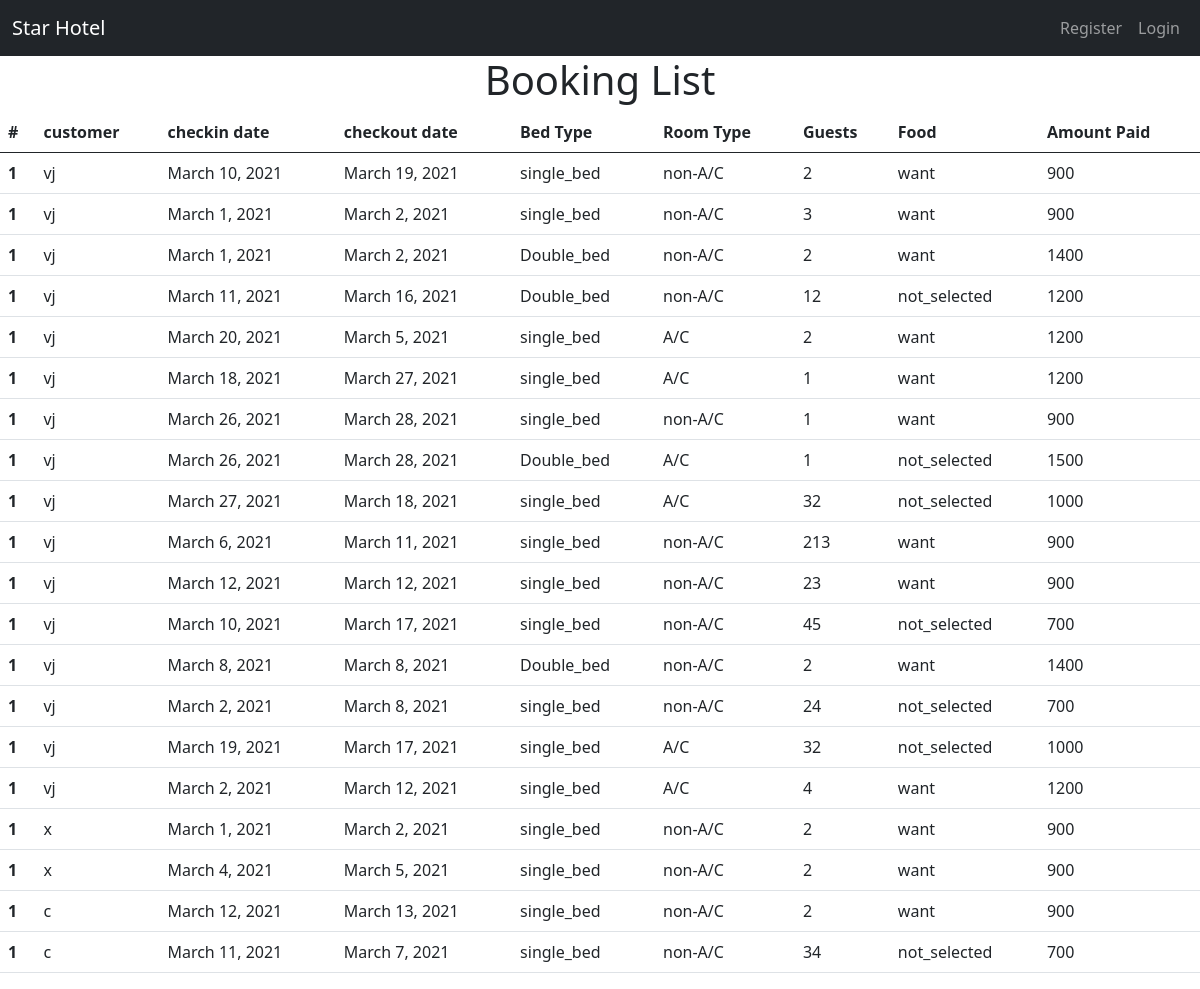
/account/booking-list/, run on an earlier commit of the app's database.
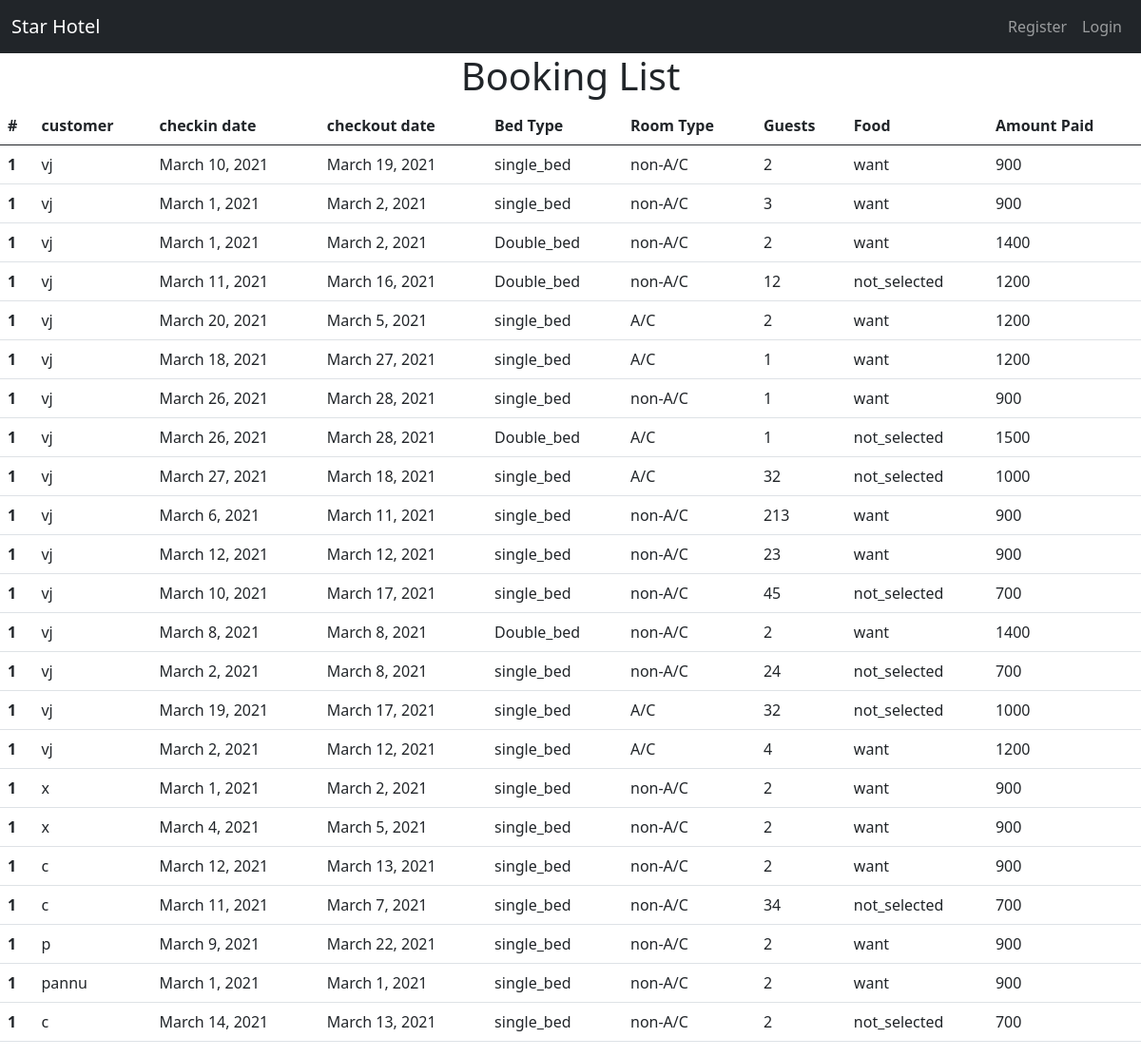
And on a later commit of the database.
### booking/models.py (models this page shows, shortened)
class Booking(models.Model):
    user = models.ForeignKey(User, on_delete=models.CASCADE)
    checkin_date = models.DateField()
    checkout_date = models.DateField()
    bed_type = models.CharField(max_length=20)
    room_type = models.CharField(max_length=20)
    guest = models.IntegerField()
    food = models.CharField(max_length=20)
    amount = models.IntegerField()

### account/views.py (the view)
# urls.py: path("booking-list/", views.booking_list_view, name = "booking_list"),
def booking_list_view(request):
    booking = Booking.objects.all()
    return render(request, "account/bookinglist.html", {'booking': booking})

### templates/account/bookinglist.html
{% extends 'base.html' %}
{% block content %}
<h1 style="text-align: center;">Booking List</h1>
<table class="table">
    <thead>
      <tr>
        <th scope="col">#</th>
        <th scope="col">customer</th>
        <th scope="col">checkin date</th>
        <th scope="col">checkout date</th>
        <th scope="col">Bed Type</th>
        <th scope="col">Room Type</th>
        <th scope="col">Guests</th>
        <th scope="col">Food</th>
        <th scope="col">Amount Paid</th>
      </tr>
    </thead>
    <tbody>
{% for b in booking %}
      <tr>
        <th scope="row">1</th>
        <td>{{b.user}}</td>
        <td>{{b.checkin_date}}</td>
        <td>{{b.checkout_date}}</td>
        <td>{{b.bed_type}}</td>
        <td>{{b.room_type}}</td>
        <td>{{b.guest}}</td>
        <td>{{b.food}}</td>
        <td>{{b.amount}}</td>
      </tr>
{% endfor %}
    </tbody>
  </table>
{% endblock content %}

### templates/base.html (shortened to what this page needs)
<!DOCTYPE html>
<html lang="en">
<head>
   {% include 'template_blocks/head_css.html'%}
</head>
<body>
    {% include 'template_blocks/navbar.html' %}
     {% block content %}
     {% endblock content %}
</body>
</html>

### templates/template_blocks/head_css.html (shortened to what this page needs)
    <link href="https://cdn.jsdelivr.net/npm/bootstrap@5.0.0-beta2/dist/css/bootstrap.min.css" rel="stylesheet">

### templates/template_blocks/navbar.html (shortened to what this page needs)
 <nav class="navbar navbar-expand-lg navbar-dark bg-dark">
    <div class="container-fluid">
      <a class="navbar-brand" href="/">Star Hotel</a>
      <div class="collapse navbar-collapse" id="navbarSupportedContent">
        <ul class="navbar-nav ms-auto mb-2 mb-lg-0">
          <li class="nav-item">
            <a class="nav-link active" aria-current="page" href=""></a>
          </li>
          {% if request.user.is_authenticated%}
          <li class="nav-item">
            <a class="nav-link" href="{% url 'account:register' %}">register</a>
          </li>
          <li class="nav-item">
            <a class="nav-link" href="{% url 'account:logout' %}">Logout</a>
          </li>
          {% else %}
          <li class="nav-item">
            <a class="nav-link" href="{% url 'account:register' %}">Register</a>
          </li>
          <li class="nav-item">
            <a class="nav-link" href="{% url 'account:login' %}">Login</a>
          </li>
          {% endif %}
        </ul>
      </div>
    </div>
  </nav>

### templates/template_blocks/javascript.html (shortened to what this page needs)
{% load static %}

What changed in the data, as far as the page shows it:
added Booking: user "p", checkin_date "March 9, 2021", checkout_date "March 22, 2021", bed_type "single_bed", room_type "non-A/C", guest "2", food "want", amount "900"
added Booking: user "pannu", checkin_date "March 1, 2021", checkout_date "March 1, 2021", bed_type "single_bed", room_type "non-A/C", guest "2", food "want", amount "900"
added Booking: user "c", checkin_date "March 14, 2021", checkout_date "March 13, 2021", bed_type "single_bed", room_type "non-A/C", guest "2", food "not_selected", amount "700"
